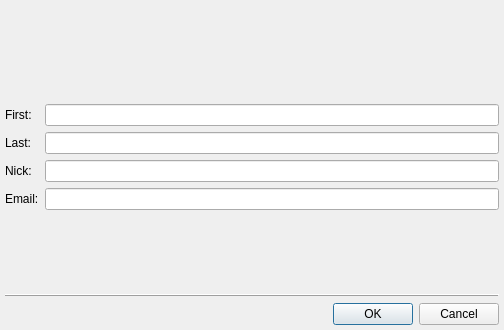
<ui version="4.0" >
 <class>SearchDialogClass</class>
 <widget class="QDialog" name="SearchDialogClass" >
  <property name="geometry" >
   <rect>
    <x>0</x>
    <y>0</y>
    <width>504</width>
    <height>330</height>
   </rect>
  </property>
  <layout class="QVBoxLayout" >
   <property name="margin" >
    <number>5</number>
   </property>
   <item>
    <widget class="QStackedWidget" name="stwWidgets" >
     <property name="sizePolicy" >
      <sizepolicy vsizetype="Expanding" hsizetype="Expanding" >
       <horstretch>0</horstretch>
       <verstretch>0</verstretch>
      </sizepolicy>
     </property>
     <property name="currentIndex" >
      <number>0</number>
     </property>
     <widget class="QWidget" name="pgeFields" >
      <layout class="QGridLayout" >
       <property name="margin" >
        <number>0</number>
       </property>
       <item row="1" column="0" colspan="2" >
        <widget class="QLabel" name="lblInstructions" >
         <property name="alignment" >
          <set>Qt::AlignCenter</set>
         </property>
         <property name="wordWrap" >
          <bool>true</bool>
         </property>
        </widget>
       </item>
       <item row="2" column="0" >
        <widget class="QLabel" name="lblFirst" >
         <property name="text" >
          <string>First:</string>
         </property>
        </widget>
       </item>
       <item row="2" column="1" >
        <widget class="QLineEdit" name="lneFirst" />
       </item>
       <item row="3" column="0" >
        <widget class="QLabel" name="lblLast" >
         <property name="text" >
          <string>Last:</string>
         </property>
        </widget>
       </item>
       <item row="3" column="1" >
        <widget class="QLineEdit" name="lneLast" />
       </item>
       <item row="4" column="0" >
        <widget class="QLabel" name="lblNick" >
         <property name="text" >
          <string>Nick:</string>
         </property>
        </widget>
       </item>
       <item row="4" column="1" >
        <widget class="QLineEdit" name="lneNick" />
       </item>
       <item row="5" column="0" >
        <widget class="QLabel" name="lblEmail" >
         <property name="text" >
          <string>Email:</string>
         </property>
        </widget>
       </item>
       <item row="5" column="1" >
        <widget class="QLineEdit" name="lneEmail" />
       </item>
       <item row="0" column="0" >
        <spacer>
         <property name="orientation" >
          <enum>Qt::Vertical</enum>
         </property>
         <property name="sizeHint" stdset="0" >
          <size>
           <width>20</width>
           <height>0</height>
          </size>
         </property>
        </spacer>
       </item>
       <item row="6" column="0" >
        <spacer>
         <property name="orientation" >
          <enum>Qt::Vertical</enum>
         </property>
         <property name="sizeHint" stdset="0" >
          <size>
           <width>20</width>
           <height>0</height>
          </size>
         </property>
        </spacer>
       </item>
      </layout>
     </widget>
     <widget class="QWidget" name="pgeResult" >
      <layout class="QVBoxLayout" >
       <property name="margin" >
        <number>0</number>
       </property>
       <item>
        <widget class="QTableWidget" name="tbwResult" >
         <property name="editTriggers" >
          <set>QAbstractItemView::NoEditTriggers</set>
         </property>
         <property name="alternatingRowColors" >
          <bool>true</bool>
         </property>
         <property name="selectionMode" >
          <enum>QAbstractItemView::SingleSelection</enum>
         </property>
         <property name="selectionBehavior" >
          <enum>QAbstractItemView::SelectRows</enum>
         </property>
         <column>
          <property name="text" >
           <string>JID</string>
          </property>
         </column>
         <column>
          <property name="text" >
           <string>First</string>
          </property>
         </column>
         <column>
          <property name="text" >
           <string>Last</string>
          </property>
         </column>
         <column>
          <property name="text" >
           <string>Nick</string>
          </property>
         </column>
         <column>
          <property name="text" >
           <string>EMail</string>
          </property>
         </column>
        </widget>
       </item>
      </layout>
     </widget>
     <widget class="QWidget" name="pgeForm" />
    </widget>
   </item>
   <item>
    <widget class="QFrame" name="frame" >
     <property name="frameShape" >
      <enum>QFrame::HLine</enum>
     </property>
     <property name="frameShadow" >
      <enum>QFrame::Raised</enum>
     </property>
    </widget>
   </item>
   <item>
    <widget class="QDialogButtonBox" name="dbbButtons" >
     <property name="standardButtons" >
      <set>QDialogButtonBox::Cancel|QDialogButtonBox::Ok</set>
     </property>
    </widget>
   </item>
  </layout>
 </widget>
 <layoutdefault spacing="6" margin="11" />
 <resources/>
 <connections/>
</ui>
